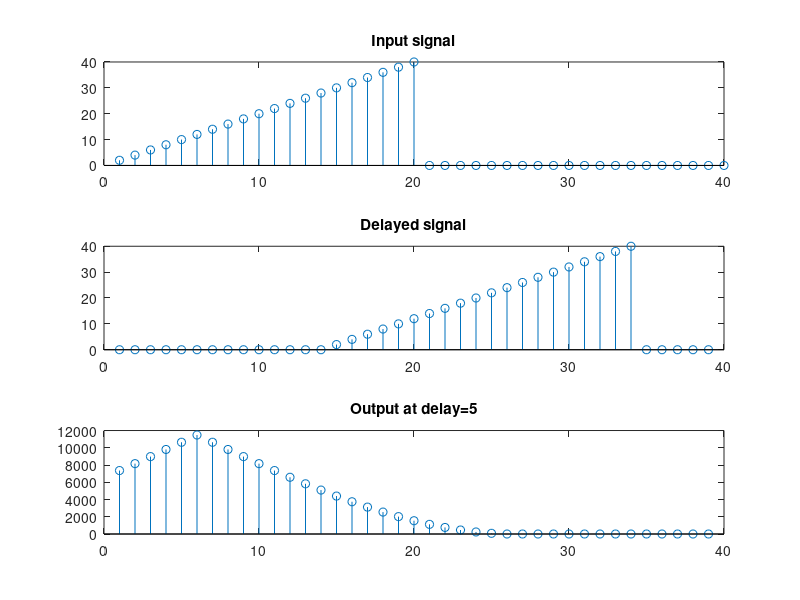

Write MATLAB code to recreate this figure.
clc;
clear all;
t=1:1:20;
x=2*t;
m1=length(x);
len=2*m1-1;
delay=input('delay: ');
y=[zeros(1,m1-1-delay), x ,zeros(1,delay)];
n=len;
while(n>=1)
    r(len-n+1)=0;j=n;i=m1;
    while(i>=1 && j>=1)
        r(len-n+1) = r(len-n+1)+x(i)*y(j);
        j=j-1;  i=i-1; 
    end
   n=n-1;
end
p=linspace(1,40,40);
x(1:20)=[2*t];
x(21:40)=[zeros(1,20)];
subplot(3,1,1)
stem(p,x);
title('Input signal')
subplot(3,1,2)
stem(y)
title('Delayed signal')
subplot(3,1,3)
stem(r)
title('Output at delay=5')